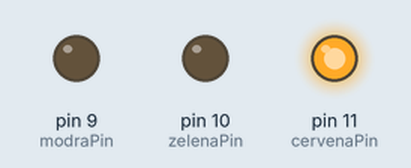
Simulated run of this sketch. Board: Arduino Uno, built with avr-gcc and run on an emulated ATmega328P. Shown: output pins drawn as LEDs (lit = HIGH).

Above: at 0.05 s.
At 1.5 s:
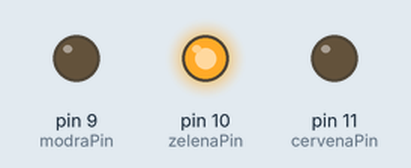
At 2.95 s:
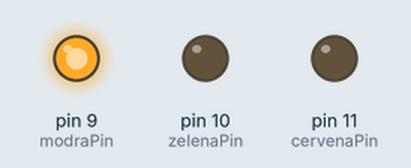
At 3.7 s:
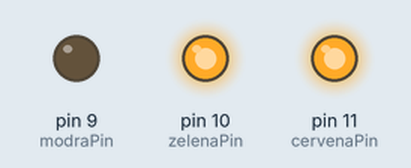
At 4.45 s:
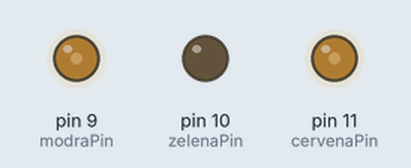
At 5.95 s:
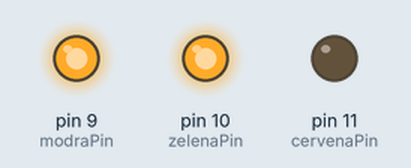
Timing chart, 0 to 7.8 s (numbered marks = the images above):
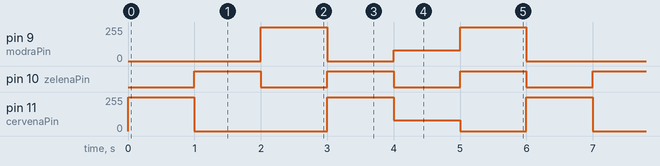

Measured:
- by itself, pin 9 (modraPin): repeats every 6.0 s: 0/255 1.0 s, 80/255 1.0 s, 255/255 1.0 s, 0/255 2.0 s, 255/255 1.0 s
- by itself, pin 10 (zelenaPin): alternates HIGH for 1.0 s and LOW for 1.0 s
- by itself, pin 11 (cervenaPin): repeats every 6.0 s: 0/255 2.0 s, 255/255 1.0 s, 80/255 1.0 s, 0/255 1.0 s, 255/255 1.0 s

The sketch:

ArduinoUNO_LEDRGB.ino
```cpp
int cervenaPin = 11;
int zelenaPin = 10;
int modraPin = 9;

void setup()
{
	pinMode(cervenaPin, OUTPUT);
	pinMode(zelenaPin, OUTPUT);
	pinMode(modraPin, OUTPUT);
}

void loop()
{
	setColor(255, 0, 0);  //èervená
	delay(1000);
	setColor(0, 255, 0);  //zelená
	delay(1000);
	setColor(0, 0, 255);  //modrá
	delay(1000);
	setColor(255, 255, 0);  // lutá
	delay(1000);
	setColor(80, 0, 80);  //fialová
	delay(1000);
	setColor(0, 255, 255);  //tyrkysová
	delay(1000);
}

void setColor(int cervena, int zelena, int modra)
{
	analogWrite(cervenaPin, cervena);
	analogWrite(zelenaPin, zelena);
	analogWrite(modraPin, modra);
}
```
